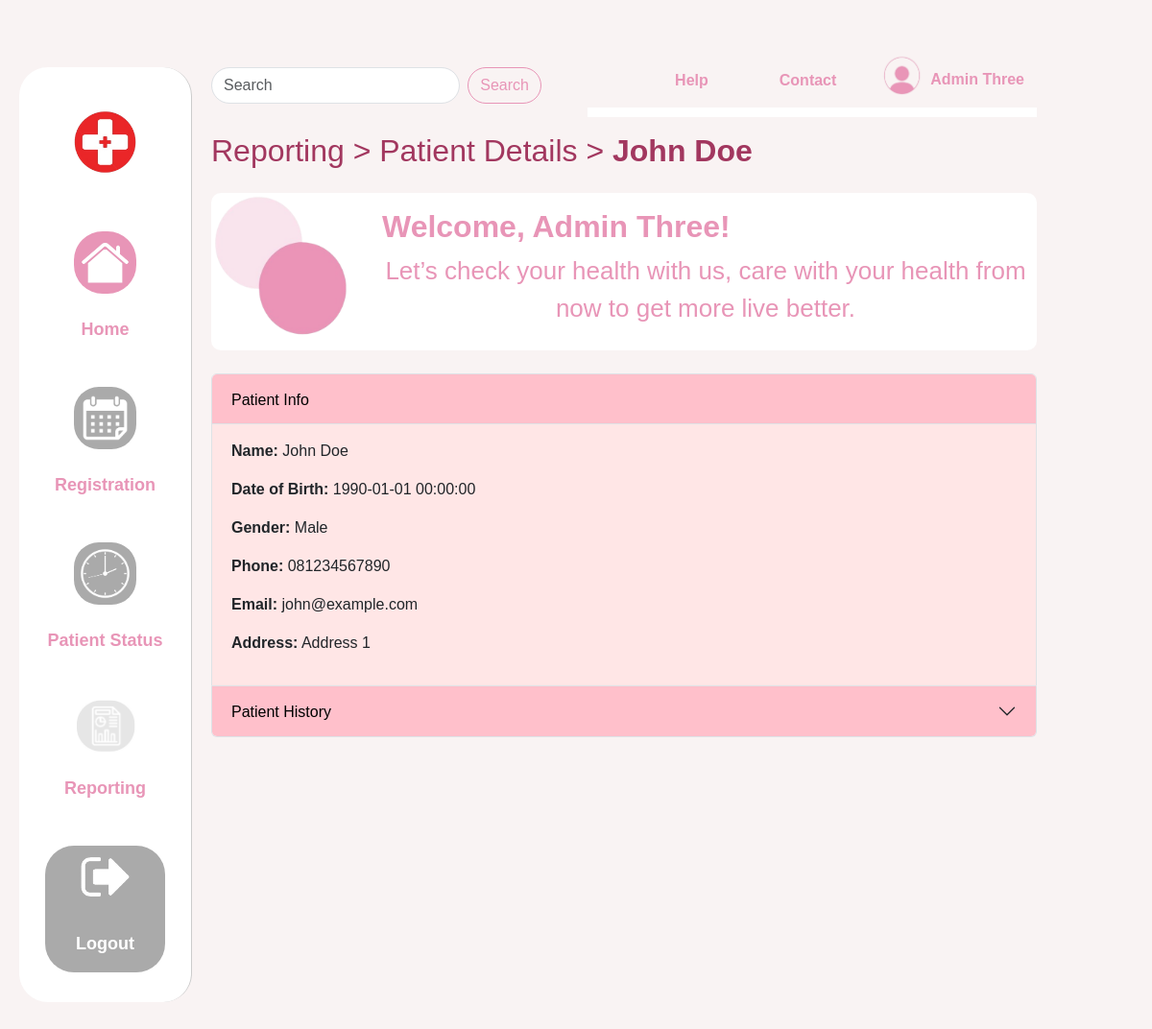
The page /patient_details.php?patient_id=PA001 (signed in) on the database its author committed.
### tables this page shows
CREATE TABLE `mspatient` (
  `patient_id` varchar(5) NOT NULL,
  `name` varchar(100) DEFAULT NULL,
  `dob` datetime DEFAULT NULL,
  `gender` varchar(10) DEFAULT NULL,
  `phone` varchar(15) DEFAULT NULL,
  `email` varchar(100) DEFAULT NULL,
  `nik` varchar(16) DEFAULT NULL,
  `bpjs_card` varchar(30) DEFAULT NULL,
  `address` varchar(100) DEFAULT NULL,
  `is_registered` int(1) DEFAULT NULL
);

### patient_details.php (the view, shortened to what this page needs)
<?php
$conn = getConnection();;
$patient_id = $_GET['patient_id'] ?? '';
$patientQuery = $conn->prepare("SELECT * FROM MsPatient WHERE patient_id = ?");
$patientQuery->bind_param("s", $patient_id);
$patientQuery->execute();
$patientResult = $patientQuery->get_result();
$patient = $patientResult->fetch_assoc();
?>
<!DOCTYPE html>
<html lang="en">
<head>
    <link
        href="https://cdn.jsdelivr.net/npm/bootstrap@5.3.0/dist/css/bootstrap.min.css"
        rel="stylesheet" />
    <link rel="stylesheet" href="css/reporting.css" />
    <link rel="stylesheet" href="css/registrationland.css" />
</head>
<body>
    <div class="container-fluid">
        <div class="row">
            <?php include 'sidebar.php' ?>
            <div class="col-md-10 content">
                <?php include 'topbar.php' ?>
                <h1 class="fw-medium">Reporting > Patient Details > <span class="fw-bold"><?php echo $patient['name'] ?></span></h1>
                <div class="welcome-section text-center p-0 my-4 d-flex flex-row justify-content-start align-items-top">
                    <img
                        src="images/image/ornament.png"
                        class="img-fluid"
                        width="200"
                        alt="Logo"
                        style="margin-left: -30px; margin-top: -15px;" />
                    <div class="hero-text flex-fill p-2">
                        <h2 class="fs-2 mt-2">Welcome, <?php echo $_SESSION['fullname'] ?>!</h2>
                        <div class="d-flex justify-content-center align-items-center">
                            <p style="font-size: 26px;">
                                Let’s check your health with us, care with your health from <br> now to
                                get more live better.
                            </p>
                        </div>
                    </div>
                </div>
                <div class="accordion" id="accordionExample">
                    <div class="accordion-item">
                        <h2 class="accordion-header" id="headingPatientInfo">
                            <button class="accordion-button" type="button" data-bs-toggle="collapse" data-bs-target="#collapsePatientInfo" aria-expanded="true" aria-controls="collapsePatientInfo">
                                Patient Info
                            </button>
                        </h2>
                        <div id="collapsePatientInfo" class="accordion-collapse collapse show" aria-labelledby="headingPatientInfo" data-bs-parent="#accordionExample">
                            <div class="accordion-body">
                                <?php if ($patient): ?>
                                    <p><strong>Name:</strong> <?= htmlspecialchars($patient['name']) ?></p>
                                    <p><strong>Date of Birth:</strong> <?= htmlspecialchars($patient['dob']) ?></p>
                                    <p><strong>Gender:</strong> <?= htmlspecialchars($patient['gender']) ?></p>
                                    <p><strong>Phone:</strong> <?= htmlspecialchars($patient['phone']) ?></p>
                                    <p><strong>Email:</strong> <?= htmlspecialchars($patient['email']) ?></p>
                                    <p><strong>Address:</strong> <?= htmlspecialchars($patient['address']) ?></p>
                                <?php else: ?>
                                    <p>Patient not found.</p>
                                <?php endif; ?>
                            </div>
                        </div>
                    </div>
                    <div class="accordion-item">
                        <h2 class="accordion-header" id="headingPatientStatus">
                            <button class="accordion-button collapsed" type="button" data-bs-toggle="collapse" data-bs-target="#collapsePatientStatus" aria-expanded="false" aria-controls="collapsePatientStatus">
                                Patient History
                            </button>
                        </h2>
                    </div>
                </div>
            </div>
        </div>
    </div>
</body>
</html>

### css/reporting.css (style rules this page uses)
.accordion-button { background-color: pink; color: black; border: none; }
.accordion-button:not(.collapsed) { background-color: pink; color: black; }
.accordion-button:not(.collapsed)::after { background-image: none; }
.accordion-body { background-color: #ffe6e6; }

### css/registrationland.css (style rules this page uses)
:root { --bg-color: #f9f3f3; --text-color: #a2375f; --accent-color: #e895b7; --link-color: #a2375f; }
body { font-family: "Arial", sans-serif; background-color: var(--bg-color); color: var(--text-color); margin: 0 20px 20px 100px; padding: 20px 0; }
.content { background-color: var(--bg-color); padding: 20px; }
h1 { font-weight: bold; font-size: 2rem; color: var(--text-color); }
h2 { font-weight: bold; font-size: 2rem; text-align: start; color: var(--accent-color); }
.welcome-section { background-color: white; border-radius: 10px; padding: 15px; color: var(--accent-color); }

### rows shown on the page
mspatient: name "John Doe", dob "1990-01-01 00:00:00", gender "Male", phone "081234567890", email "john@example.com", address "Address 1"

### other values the page prints
$_SESSION['fullname'] "Admin Three"
